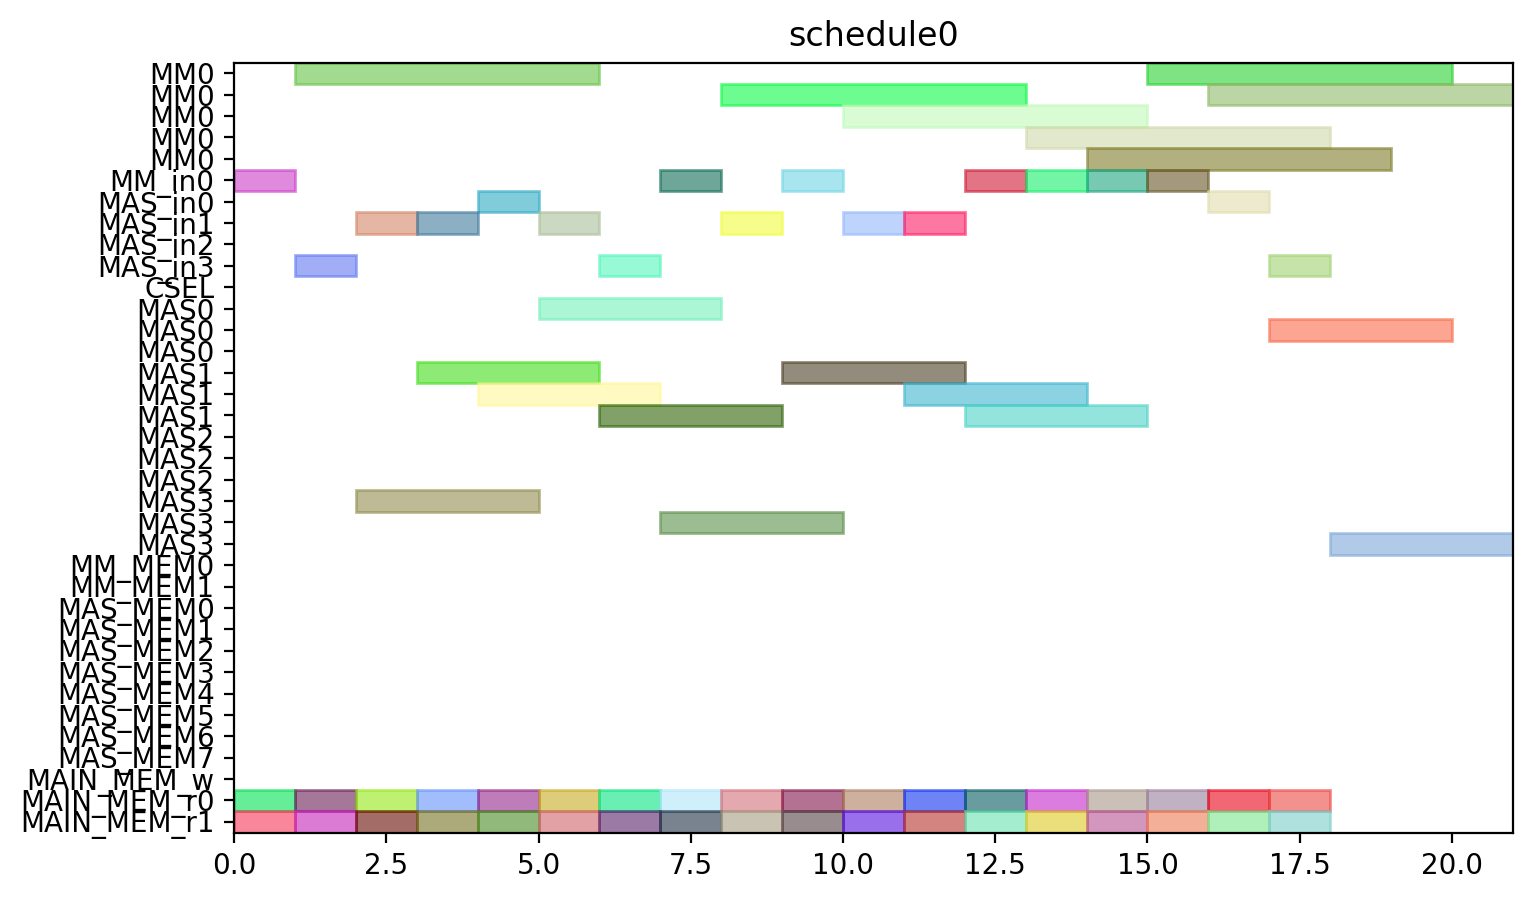

Write the Python code that produced this figure.
from pyschedule import Scenario, solvers, plotters, alt


def solve():
	horizon = 120
	S = Scenario("schedule0", horizon=horizon)

	# resource
	MM = S.Resources('MM', num=1, size=5)
	MM_in = S.Resources('MM_in', num=1)
	MAS_in = S.Resources('MAS_in', num=4)
	CSEL = S.Resource('CSEL')
	MAS = S.Resources('MAS', num=4, size=3, periods=range(1, horizon))
	MM_MEM = S.Resources('MM_MEM', num=2)
	MAS_MEM = S.Resources('MAS_MEM', num=8)
	MAIN_MEM_w = S.Resource('MAIN_MEM_w', size=1)
	MAIN_MEM_r = S.Resources('MAIN_MEM_r', num=2)

	# result of previous scheduling

	# new tasks
	t0_t0 = S.Task('t0_t0', length=3, delay_cost=1)
	t0_t0 += alt(MAS)
	t0_t0_in = S.Task('t0_t0_in', length=1, delay_cost=1)
	t0_t0_in += alt(MAS_in)
	S += t0_t0_in*MAS_in[0]<=t0_t0*MAS[0]

	S += t0_t0_in*MAS_in[1]<=t0_t0*MAS[1]

	S += t0_t0_in*MAS_in[2]<=t0_t0*MAS[2]

	S += t0_t0_in*MAS_in[3]<=t0_t0*MAS[3]

	t0_t0_mem0 = S.Task('t0_t0_mem0', length=1, delay_cost=1)
	t0_t0_mem0 += MAIN_MEM_r[0]
	S += t0_t0_mem0 <= t0_t0

	t0_t0_mem1 = S.Task('t0_t0_mem1', length=1, delay_cost=1)
	t0_t0_mem1 += MAIN_MEM_r[1]
	S += t0_t0_mem1 <= t0_t0

	t0_t1 = S.Task('t0_t1', length=3, delay_cost=1)
	t0_t1 += alt(MAS)
	t0_t1_in = S.Task('t0_t1_in', length=1, delay_cost=1)
	t0_t1_in += alt(MAS_in)
	S += t0_t1_in*MAS_in[0]<=t0_t1*MAS[0]

	S += t0_t1_in*MAS_in[1]<=t0_t1*MAS[1]

	S += t0_t1_in*MAS_in[2]<=t0_t1*MAS[2]

	S += t0_t1_in*MAS_in[3]<=t0_t1*MAS[3]

	t0_t1_mem0 = S.Task('t0_t1_mem0', length=1, delay_cost=1)
	t0_t1_mem0 += MAIN_MEM_r[0]
	S += t0_t1_mem0 <= t0_t1

	t0_t1_mem1 = S.Task('t0_t1_mem1', length=1, delay_cost=1)
	t0_t1_mem1 += MAIN_MEM_r[1]
	S += t0_t1_mem1 <= t0_t1

	t0_t3 = S.Task('t0_t3', length=5, delay_cost=1)
	t0_t3 += alt(MM)
	t0_t3_in = S.Task('t0_t3_in', length=1, delay_cost=1)
	t0_t3_in += alt(MM_in)
	S += t0_t3_in*MM_in[0]<=t0_t3*MM[0]
	t0_t3_mem0 = S.Task('t0_t3_mem0', length=1, delay_cost=1)
	t0_t3_mem0 += MAIN_MEM_r[0]
	S += t0_t3_mem0 <= t0_t3

	t0_t3_mem1 = S.Task('t0_t3_mem1', length=1, delay_cost=1)
	t0_t3_mem1 += MAIN_MEM_r[1]
	S += t0_t3_mem1 <= t0_t3

	t1_t0 = S.Task('t1_t0', length=3, delay_cost=1)
	t1_t0 += alt(MAS)
	t1_t0_in = S.Task('t1_t0_in', length=1, delay_cost=1)
	t1_t0_in += alt(MAS_in)
	S += t1_t0_in*MAS_in[0]<=t1_t0*MAS[0]

	S += t1_t0_in*MAS_in[1]<=t1_t0*MAS[1]

	S += t1_t0_in*MAS_in[2]<=t1_t0*MAS[2]

	S += t1_t0_in*MAS_in[3]<=t1_t0*MAS[3]

	t1_t0_mem0 = S.Task('t1_t0_mem0', length=1, delay_cost=1)
	t1_t0_mem0 += MAIN_MEM_r[0]
	S += t1_t0_mem0 <= t1_t0

	t1_t0_mem1 = S.Task('t1_t0_mem1', length=1, delay_cost=1)
	t1_t0_mem1 += MAIN_MEM_r[1]
	S += t1_t0_mem1 <= t1_t0

	t1_t1 = S.Task('t1_t1', length=3, delay_cost=1)
	t1_t1 += alt(MAS)
	t1_t1_in = S.Task('t1_t1_in', length=1, delay_cost=1)
	t1_t1_in += alt(MAS_in)
	S += t1_t1_in*MAS_in[0]<=t1_t1*MAS[0]

	S += t1_t1_in*MAS_in[1]<=t1_t1*MAS[1]

	S += t1_t1_in*MAS_in[2]<=t1_t1*MAS[2]

	S += t1_t1_in*MAS_in[3]<=t1_t1*MAS[3]

	t1_t1_mem0 = S.Task('t1_t1_mem0', length=1, delay_cost=1)
	t1_t1_mem0 += MAIN_MEM_r[0]
	S += t1_t1_mem0 <= t1_t1

	t1_t1_mem1 = S.Task('t1_t1_mem1', length=1, delay_cost=1)
	t1_t1_mem1 += MAIN_MEM_r[1]
	S += t1_t1_mem1 <= t1_t1

	t1_t3 = S.Task('t1_t3', length=5, delay_cost=1)
	t1_t3 += alt(MM)
	t1_t3_in = S.Task('t1_t3_in', length=1, delay_cost=1)
	t1_t3_in += alt(MM_in)
	S += t1_t3_in*MM_in[0]<=t1_t3*MM[0]
	t1_t3_mem0 = S.Task('t1_t3_mem0', length=1, delay_cost=1)
	t1_t3_mem0 += MAIN_MEM_r[0]
	S += t1_t3_mem0 <= t1_t3

	t1_t3_mem1 = S.Task('t1_t3_mem1', length=1, delay_cost=1)
	t1_t3_mem1 += MAIN_MEM_r[1]
	S += t1_t3_mem1 <= t1_t3

	t2_t2 = S.Task('t2_t2', length=3, delay_cost=1)
	t2_t2 += alt(MAS)
	t2_t2_in = S.Task('t2_t2_in', length=1, delay_cost=1)
	t2_t2_in += alt(MAS_in)
	S += t2_t2_in*MAS_in[0]<=t2_t2*MAS[0]

	S += t2_t2_in*MAS_in[1]<=t2_t2*MAS[1]

	S += t2_t2_in*MAS_in[2]<=t2_t2*MAS[2]

	S += t2_t2_in*MAS_in[3]<=t2_t2*MAS[3]

	t2_t2_mem0 = S.Task('t2_t2_mem0', length=1, delay_cost=1)
	t2_t2_mem0 += MAIN_MEM_r[0]
	S += t2_t2_mem0 <= t2_t2

	t2_t2_mem1 = S.Task('t2_t2_mem1', length=1, delay_cost=1)
	t2_t2_mem1 += MAIN_MEM_r[1]
	S += t2_t2_mem1 <= t2_t2

	t5_t0 = S.Task('t5_t0', length=5, delay_cost=1)
	t5_t0 += alt(MM)
	t5_t0_in = S.Task('t5_t0_in', length=1, delay_cost=1)
	t5_t0_in += alt(MM_in)
	S += t5_t0_in*MM_in[0]<=t5_t0*MM[0]
	t5_t0_mem0 = S.Task('t5_t0_mem0', length=1, delay_cost=1)
	t5_t0_mem0 += MAIN_MEM_r[0]
	S += t5_t0_mem0 <= t5_t0

	t5_t0_mem1 = S.Task('t5_t0_mem1', length=1, delay_cost=1)
	t5_t0_mem1 += MAIN_MEM_r[1]
	S += t5_t0_mem1 <= t5_t0

	t5_t1 = S.Task('t5_t1', length=5, delay_cost=1)
	t5_t1 += alt(MM)
	t5_t1_in = S.Task('t5_t1_in', length=1, delay_cost=1)
	t5_t1_in += alt(MM_in)
	S += t5_t1_in*MM_in[0]<=t5_t1*MM[0]
	t5_t1_mem0 = S.Task('t5_t1_mem0', length=1, delay_cost=1)
	t5_t1_mem0 += MAIN_MEM_r[0]
	S += t5_t1_mem0 <= t5_t1

	t5_t1_mem1 = S.Task('t5_t1_mem1', length=1, delay_cost=1)
	t5_t1_mem1 += MAIN_MEM_r[1]
	S += t5_t1_mem1 <= t5_t1

	t5_t2 = S.Task('t5_t2', length=3, delay_cost=1)
	t5_t2 += alt(MAS)
	t5_t2_in = S.Task('t5_t2_in', length=1, delay_cost=1)
	t5_t2_in += alt(MAS_in)
	S += t5_t2_in*MAS_in[0]<=t5_t2*MAS[0]

	S += t5_t2_in*MAS_in[1]<=t5_t2*MAS[1]

	S += t5_t2_in*MAS_in[2]<=t5_t2*MAS[2]

	S += t5_t2_in*MAS_in[3]<=t5_t2*MAS[3]

	t5_t2_mem0 = S.Task('t5_t2_mem0', length=1, delay_cost=1)
	t5_t2_mem0 += MAIN_MEM_r[0]
	S += t5_t2_mem0 <= t5_t2

	t5_t2_mem1 = S.Task('t5_t2_mem1', length=1, delay_cost=1)
	t5_t2_mem1 += MAIN_MEM_r[1]
	S += t5_t2_mem1 <= t5_t2

	t5_t3 = S.Task('t5_t3', length=3, delay_cost=1)
	t5_t3 += alt(MAS)
	t5_t3_in = S.Task('t5_t3_in', length=1, delay_cost=1)
	t5_t3_in += alt(MAS_in)
	S += t5_t3_in*MAS_in[0]<=t5_t3*MAS[0]

	S += t5_t3_in*MAS_in[1]<=t5_t3*MAS[1]

	S += t5_t3_in*MAS_in[2]<=t5_t3*MAS[2]

	S += t5_t3_in*MAS_in[3]<=t5_t3*MAS[3]

	t5_t3_mem0 = S.Task('t5_t3_mem0', length=1, delay_cost=1)
	t5_t3_mem0 += MAIN_MEM_r[0]
	S += t5_t3_mem0 <= t5_t3

	t5_t3_mem1 = S.Task('t5_t3_mem1', length=1, delay_cost=1)
	t5_t3_mem1 += MAIN_MEM_r[1]
	S += t5_t3_mem1 <= t5_t3

	t7_t0 = S.Task('t7_t0', length=3, delay_cost=1)
	t7_t0 += alt(MAS)
	t7_t0_in = S.Task('t7_t0_in', length=1, delay_cost=1)
	t7_t0_in += alt(MAS_in)
	S += t7_t0_in*MAS_in[0]<=t7_t0*MAS[0]

	S += t7_t0_in*MAS_in[1]<=t7_t0*MAS[1]

	S += t7_t0_in*MAS_in[2]<=t7_t0*MAS[2]

	S += t7_t0_in*MAS_in[3]<=t7_t0*MAS[3]

	t7_t0_mem0 = S.Task('t7_t0_mem0', length=1, delay_cost=1)
	t7_t0_mem0 += MAIN_MEM_r[0]
	S += t7_t0_mem0 <= t7_t0

	t7_t0_mem1 = S.Task('t7_t0_mem1', length=1, delay_cost=1)
	t7_t0_mem1 += MAIN_MEM_r[1]
	S += t7_t0_mem1 <= t7_t0

	t7_t1 = S.Task('t7_t1', length=3, delay_cost=1)
	t7_t1 += alt(MAS)
	t7_t1_in = S.Task('t7_t1_in', length=1, delay_cost=1)
	t7_t1_in += alt(MAS_in)
	S += t7_t1_in*MAS_in[0]<=t7_t1*MAS[0]

	S += t7_t1_in*MAS_in[1]<=t7_t1*MAS[1]

	S += t7_t1_in*MAS_in[2]<=t7_t1*MAS[2]

	S += t7_t1_in*MAS_in[3]<=t7_t1*MAS[3]

	t7_t1_mem0 = S.Task('t7_t1_mem0', length=1, delay_cost=1)
	t7_t1_mem0 += MAIN_MEM_r[0]
	S += t7_t1_mem0 <= t7_t1

	t7_t1_mem1 = S.Task('t7_t1_mem1', length=1, delay_cost=1)
	t7_t1_mem1 += MAIN_MEM_r[1]
	S += t7_t1_mem1 <= t7_t1

	t7_t3 = S.Task('t7_t3', length=5, delay_cost=1)
	t7_t3 += alt(MM)
	t7_t3_in = S.Task('t7_t3_in', length=1, delay_cost=1)
	t7_t3_in += alt(MM_in)
	S += t7_t3_in*MM_in[0]<=t7_t3*MM[0]
	t7_t3_mem0 = S.Task('t7_t3_mem0', length=1, delay_cost=1)
	t7_t3_mem0 += MAIN_MEM_r[0]
	S += t7_t3_mem0 <= t7_t3

	t7_t3_mem1 = S.Task('t7_t3_mem1', length=1, delay_cost=1)
	t7_t3_mem1 += MAIN_MEM_r[1]
	S += t7_t3_mem1 <= t7_t3

	t10_t0 = S.Task('t10_t0', length=5, delay_cost=1)
	t10_t0 += alt(MM)
	t10_t0_in = S.Task('t10_t0_in', length=1, delay_cost=1)
	t10_t0_in += alt(MM_in)
	S += t10_t0_in*MM_in[0]<=t10_t0*MM[0]
	t10_t0_mem0 = S.Task('t10_t0_mem0', length=1, delay_cost=1)
	t10_t0_mem0 += MAIN_MEM_r[0]
	S += t10_t0_mem0 <= t10_t0

	t10_t0_mem1 = S.Task('t10_t0_mem1', length=1, delay_cost=1)
	t10_t0_mem1 += MAIN_MEM_r[1]
	S += t10_t0_mem1 <= t10_t0

	t10_t1 = S.Task('t10_t1', length=5, delay_cost=1)
	t10_t1 += alt(MM)
	t10_t1_in = S.Task('t10_t1_in', length=1, delay_cost=1)
	t10_t1_in += alt(MM_in)
	S += t10_t1_in*MM_in[0]<=t10_t1*MM[0]
	t10_t1_mem0 = S.Task('t10_t1_mem0', length=1, delay_cost=1)
	t10_t1_mem0 += MAIN_MEM_r[0]
	S += t10_t1_mem0 <= t10_t1

	t10_t1_mem1 = S.Task('t10_t1_mem1', length=1, delay_cost=1)
	t10_t1_mem1 += MAIN_MEM_r[1]
	S += t10_t1_mem1 <= t10_t1

	t10_t2 = S.Task('t10_t2', length=3, delay_cost=1)
	t10_t2 += alt(MAS)
	t10_t2_in = S.Task('t10_t2_in', length=1, delay_cost=1)
	t10_t2_in += alt(MAS_in)
	S += t10_t2_in*MAS_in[0]<=t10_t2*MAS[0]

	S += t10_t2_in*MAS_in[1]<=t10_t2*MAS[1]

	S += t10_t2_in*MAS_in[2]<=t10_t2*MAS[2]

	S += t10_t2_in*MAS_in[3]<=t10_t2*MAS[3]

	t10_t2_mem0 = S.Task('t10_t2_mem0', length=1, delay_cost=1)
	t10_t2_mem0 += MAIN_MEM_r[0]
	S += t10_t2_mem0 <= t10_t2

	t10_t2_mem1 = S.Task('t10_t2_mem1', length=1, delay_cost=1)
	t10_t2_mem1 += MAIN_MEM_r[1]
	S += t10_t2_mem1 <= t10_t2

	t10_t3 = S.Task('t10_t3', length=3, delay_cost=1)
	t10_t3 += alt(MAS)
	t10_t3_in = S.Task('t10_t3_in', length=1, delay_cost=1)
	t10_t3_in += alt(MAS_in)
	S += t10_t3_in*MAS_in[0]<=t10_t3*MAS[0]

	S += t10_t3_in*MAS_in[1]<=t10_t3*MAS[1]

	S += t10_t3_in*MAS_in[2]<=t10_t3*MAS[2]

	S += t10_t3_in*MAS_in[3]<=t10_t3*MAS[3]

	t10_t3_mem0 = S.Task('t10_t3_mem0', length=1, delay_cost=1)
	t10_t3_mem0 += MAIN_MEM_r[0]
	S += t10_t3_mem0 <= t10_t3

	t10_t3_mem1 = S.Task('t10_t3_mem1', length=1, delay_cost=1)
	t10_t3_mem1 += MAIN_MEM_r[1]
	S += t10_t3_mem1 <= t10_t3

	solvers.mip.solve(S,msg=1,kind='CPLEX',ratio_gap=1.01)

	solution = [['hoge']*len(S.solution()[1]) for i in range(len(S.solution()))]
	for i in range(len(S.solution())):
		for j in range(len(S.solution()[i])):
			solution[i][j]=str(S.solution()[i][j])
	print(solution)

	cycles = int(solution[-1][3])

	pic_file_name = "/home/mfukuda/ABE/multiRAM_multiMAS_16mux/scheduling_result/stage5MM1_stage3MAS4/EP2_DBL_w_EVAL/schedule0.png"
	if(S.solution() != []):
		plotters.matplotlib.plot(S,img_filename=pic_file_name, show_task_labels=False, fig_size=(cycles*0.25+3, 5))

	return solution
